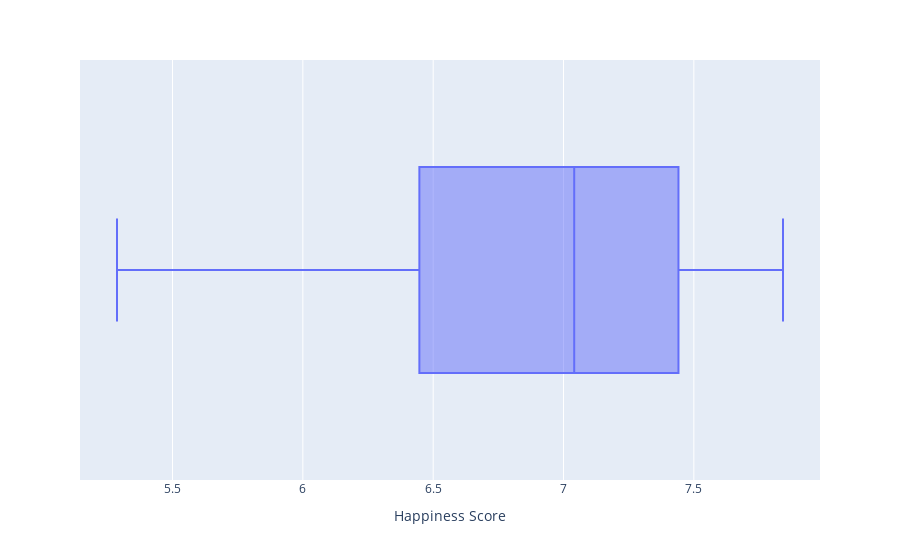

Notebook source saved alongside this figure:
### Code cell
fig = px.box(western_europe, x= 'Happiness Score', hover_data = western_europe[['Country']])
fig.update_traces(quartilemethod="inclusive")
fig.show()

# Happiness score distribution in Western Europe

### Figure 1 — Plotly figure (JSON) as saved in the notebook; plotly's stock layout.template omitted (floating-point values rounded to 4 significant figures)
{"data": [{"alignmentgroup": "True", "customdata": [["Finland"], ["Norway"], ["Denmark"], ["Iceland"], ["Switzerland"], ["Netherlands"], ["Sweden"], ["United Kingdom"], ["Austria"], ["Ireland"], ["Germany"], ["Belgium"], ["Luxembourg"], ["Malta"], ["France"], ["Spain"], ["Italy"], ["North Cyprus"], ["Cyprus"], ["Portugal"], ["Greece"], ["Finland"], ["Denmark"], ["Norway"], ["Iceland"], ["Netherlands"], ["Switzerland"], ["Sweden"], ["Austria"], ["Luxembourg"], ["United Kingdom"], ["Ireland"], ["Germany"], ["Belgium"], ["Malta"], ["France"], ["Spain"], ["Italy"], ["Cyprus"], ["North Cyprus"], ["Portugal"], ["Greece"], ["Finland"], ["Denmark"], ["Switzerland"], ["Iceland"], ["Norway"], ["Netherlands"], ["Sweden"], ["Austria"], ["Luxembourg"], ["United Kingdom"], ["Ireland"], ["Germany"], ["Belgium"], ["Malta"], ["France"], ["Spain"], ["Italy"], ["Cyprus"], ["Portugal"], ["North Cyprus"], ["Greece"], ["Finland"], ["Denmark"], ["Switzerland"], ["Iceland"], ["Netherlands"], ["Norway"], ["Sweden"], ["Luxembourg"], ["Austria"], ["Germany"], ["Ireland"], ["United Kingdom"], ["Belgium"], ["France"], ["Malta"], ["Spain"], ["Italy"], ["Cyprus"], ["Portugal"], ["Greece"], ["North Cyprus"], ["Finland"], ["Denmark"], ["Iceland"], ["Switzerland"], ["Netherlands"], ["Luxembourg"], ["Sweden"], ["Norway"], ["Austria"], ["Ireland"], ["Germany"], ["United Kingdom"], ["Belgium"], ["France"], ["Spain"], ["Italy"], ["Malta"], ["Cyprus"], ["Portugal"], ["Greece"], ["North Cyprus"]], "hovertemplate": "Happiness Score=%{x}<br>Country=%{customdata[0]}<extra></extra>", "legendgroup": "", "marker": {"color": "#636efa"}, "name": "", "notched": false, "offsetgroup": "", "orientation": "h", "quartilemethod": "inclusive", "showlegend": false, "type": "box", "x": [7.632, 7.594, 7.555, 7.495, 7.487, 7.441, 7.314, 7.19, 7.139, 6.977, 6.965, 6.927, 6.91, 6.627, 6.489, 6.31, 6, 5.835, 5.762, 5.41, 5.358, 7.769, 7.6, 7.554, 7.494, 7.488, 7.48, 7.343, 7.246, 7.09, 7.054, 7.021, 6.985, 6.923, 6.726, 6.592, 6.354, 6.223, 6.046, 5.718, 5.693, 5.287, 7.809, 7.646, 7.56, 7.504, 7.488, 7.449, 7.353, 7.294, 7.238, 7.165, 7.094, 7.076, 6.864, 6.773, 6.664, 6.401, 6.387, 6.159, 5.911, 5.536, 5.515, 7.842, 7.62, 7.571, 7.554, 7.464, 7.392, 7.363, 7.324, 7.268, 7.155, 7.085, 7.064, 6.834, 6.69, 6.602, 6.491, 6.483, 6.223, 5.929, 5.723, 5.536, 7.821, 7.636, 7.557, 7.512, 7.415, 7.404, 7.384, 7.365, 7.163, 7.041, 7.034, 6.943, 6.805, 6.687, 6.476, 6.467, 6.447, 6.221, 6.016, 5.948, 5.467], "x0": " ", "xaxis": "x", "y0": " ", "yaxis": "y"}], "layout": {"boxmode": "group", "legend": {"tracegroupgap": 0}, "margin": {"t": 60}, "xaxis": {"anchor": "y", "domain": [0, 1], "title": {"text": "Happiness Score"}}, "yaxis": {"anchor": "x", "domain": [0, 1]}}}
